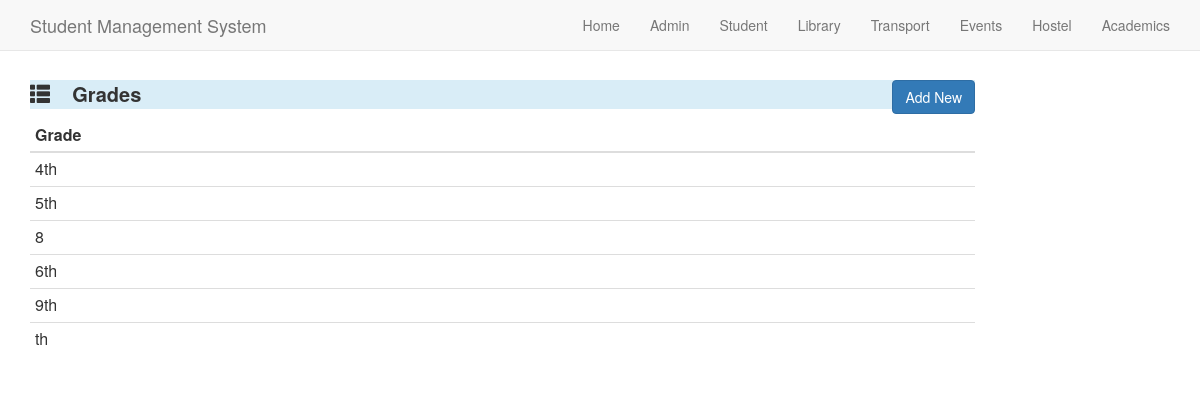
The app's page /grade/ with its own data.
### Student/models.py (models this page shows, shortened)
class Student_Grade(models.Model):
    Grade=models.CharField(max_length=15)

### Student/views.py (the view)
# urls.py: url(r'^grade/$',stdview.student_grade,name='std_grade'),
def student_grade(request):
    query =Student_Grade.objects.all()
    student_list = []
    for q in query:
        temp_dict = {}
        temp_dict['Grade']= q.Grade
        student_list.append(temp_dict)
    context_dict = {'query':student_list}
    return render(request,'grade.html',context_dict)

### Student/templates/grade.html (shortened to what this page needs)
<html>
<head>
	<link rel="stylesheet" href="https://maxcdn.bootstrapcdn.com/bootstrap/3.3.7/css/bootstrap.min.css">
</head>
<body >
{% block content %}
  <nav class="navbar navbar-default navbar-fixed-top">
    <div class="container">
      <div class="navbar-header">
        <a class="navbar-brand" href="index.html">Student Management System</a>
      </div>
      <div class="collapse navbar-collapse" id="myNavbar">
        <ul class="nav navbar-nav navbar-right">
          <li><a href="/">Home</a></li>
          <li><a href="/admin">Admin</a></li>
          <li><a href="/student">Student</a></li>
          <li><a href="/library">Library</a></li>
          <li><a href="/transport">Transport</a></li>
          <li><a href="/events">Events</a></li>
          <li><a href="/hostel">Hostel</a></li>
          <li><a href="/academics">Academics</a></li>
        </ul>
      </div>
    </div>
  </nav>
 <br><br>
 <br>
 <br>
<div class='container'>
	<div class='row'>
		<div class='col-md-10 pull-left'>
			<p class="bg-info" style='font-size:20px;font-weight:bold;'>
				<span class="glyphicon glyphicon-th-list"></span>
				&nbsp;&nbsp;
				Grades
			<a href="/addgrade" button type="button"   style="float: right" class="btn btn-primary">Add New</button></a>
		</p>
		</div>
	</div>
		<div class='row'>
		<div class='col-md-10 pull-left'>
		<table class="table table-condensed">
			<thead>
		<tr>
			<th>Grade</th>
		</tr>
			</thead>
			<tbody>
			{% for q in query %}
		<tr>
			<td>{{q.Grade}}</td>
		</tr>
		{% endfor %}
	</tbody>
	</table>
		</div>
	</div>
</div>
{% endblock %}

### records on screen
Student_Grade: Grade "4th"
Student_Grade: Grade "5th"
Student_Grade: Grade "6th"
Student_Grade: Grade "9th"
Student_Grade: Grade "th"

### other values on screen
{{ q.Grade }} "8"
